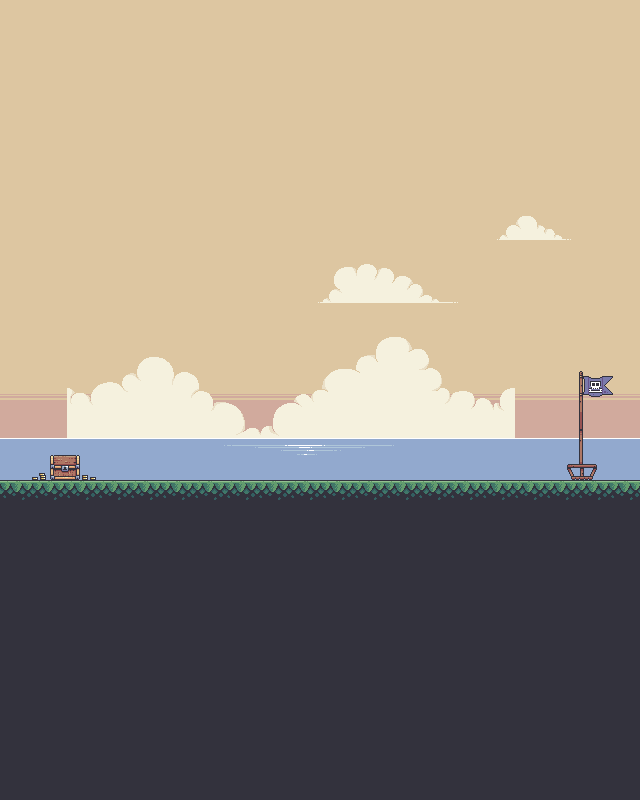

Rendered tile map (Tiled .tmx) drawn with the repository's tilesets; below, a short description and the full map source, tile grids included:
An orthogonal 20x25 tile map with 32x32 px tiles, 7 tile layers (background, ground, beach, water-reflect, ...), 6 tilesets, 3 image layers.

<map version="1.10" tiledversion="1.10.2" orientation="orthogonal" renderorder="right-down" width="20" height="25" tilewidth="32" tileheight="32" infinite="0" nextlayerid="17" nextobjectid="1">
 <editorsettings>
  <export target="map-00.json" format="json" />
 </editorsettings>
 <tileset firstgid="1" name="additional-sky" tilewidth="32" tileheight="32" tilecount="1" columns="1">
  <image source="../environments/maps/Treasure Hunters/Palm Tree Island/Sprites/Background/Additional Sky.png" width="32" height="32" />
 </tileset>
 <tileset firstgid="2" name="terrain-00" tilewidth="32" tileheight="32" tilecount="85" columns="17">
  <image source="../environments/maps/Treasure Hunters/Palm Tree Island/Sprites/Terrain/Terrain (32x32).png" width="544" height="160" />
  <wangsets>
   <wangset name="ground" type="corner" tile="-1">
    <wangcolor name="" color="#ff0000" tile="7" probability="1" />
    <wangtile tileid="0" wangid="0,0,0,1,0,0,0,0" />
    <wangtile tileid="1" wangid="0,0,0,1,0,1,0,0" />
    <wangtile tileid="2" wangid="0,0,0,0,0,1,0,0" />
    <wangtile tileid="6" wangid="0,1,0,0,0,1,0,1" />
    <wangtile tileid="7" wangid="0,1,0,1,0,0,0,1" />
    <wangtile tileid="17" wangid="0,1,0,1,0,0,0,0" />
    <wangtile tileid="18" wangid="0,1,0,1,0,1,0,1" />
    <wangtile tileid="19" wangid="0,0,0,0,0,1,0,1" />
    <wangtile tileid="23" wangid="0,0,0,1,0,1,0,1" />
    <wangtile tileid="24" wangid="0,1,0,1,0,1,0,0" />
    <wangtile tileid="34" wangid="0,1,0,0,0,0,0,0" />
    <wangtile tileid="35" wangid="0,1,0,0,0,0,0,1" />
    <wangtile tileid="36" wangid="0,0,0,0,0,0,0,1" />
    <wangtile tileid="57" wangid="0,1,0,0,0,0,0,0" />
    <wangtile tileid="58" wangid="0,0,0,0,0,0,0,1" />
    <wangtile tileid="74" wangid="0,0,0,1,0,0,0,0" />
    <wangtile tileid="75" wangid="0,0,0,0,0,1,0,0" />
   </wangset>
  </wangsets>
 </tileset>
 <tileset firstgid="87" name="beach" tilewidth="32" tileheight="32" tilecount="48" columns="12">
  <image source="../environments/maps/Treasure Hunters/Palm Tree Island/Sprites/Background/BG Image.png" width="384" height="128" />
 </tileset>
 <tileset firstgid="135" name="big-water-reflect" tilewidth="170" tileheight="10" tilecount="4" columns="0">
  <grid orientation="orthogonal" width="1" height="1" />
  <tile id="0">
   <image width="170" height="10" source="../environments/maps/Treasure Hunters/Palm Tree Island/Sprites/Background/Water Reflect Big 01.png" />
   <animation>
    <frame tileid="0" duration="100" />
    <frame tileid="1" duration="100" />
    <frame tileid="2" duration="100" />
    <frame tileid="3" duration="100" />
   </animation>
  </tile>
  <tile id="1">
   <image width="170" height="10" source="../environments/maps/Treasure Hunters/Palm Tree Island/Sprites/Background/Water Reflect Big 02.png" />
  </tile>
  <tile id="2">
   <image width="170" height="10" source="../environments/maps/Treasure Hunters/Palm Tree Island/Sprites/Background/Water Reflect Big 03.png" />
  </tile>
  <tile id="3">
   <image width="170" height="10" source="../environments/maps/Treasure Hunters/Palm Tree Island/Sprites/Background/Water Reflect Big 04.png" />
  </tile>
 </tileset>
 <tileset firstgid="139" name="cheat" tilewidth="64" tileheight="35" tilecount="20" columns="0">
  <grid orientation="orthogonal" width="1" height="1" />
  <tile id="0">
   <image width="64" height="35" source="../environments/maps/Treasure Hunters/Palm Tree Island/Sprites/Objects/Chest/Chest Close 01.png" />
   <animation>
    <frame tileid="0" duration="100" />
    <frame tileid="1" duration="100" />
    <frame tileid="2" duration="100" />
    <frame tileid="3" duration="100" />
    <frame tileid="4" duration="100" />
    <frame tileid="5" duration="100" />
    <frame tileid="6" duration="100" />
    <frame tileid="7" duration="100" />
    <frame tileid="8" duration="100" />
    <frame tileid="9" duration="100" />
    <frame tileid="10" duration="100" />
    <frame tileid="11" duration="100" />
    <frame tileid="12" duration="100" />
    <frame tileid="13" duration="100" />
    <frame tileid="14" duration="100" />
    <frame tileid="15" duration="100" />
    <frame tileid="16" duration="100" />
    <frame tileid="17" duration="100" />
    <frame tileid="18" duration="100" />
    <frame tileid="19" duration="100" />
   </animation>
  </tile>
  <tile id="1">
   <image width="64" height="35" source="../environments/maps/Treasure Hunters/Palm Tree Island/Sprites/Objects/Chest/Chest Close 02.png" />
  </tile>
  <tile id="2">
   <image width="64" height="35" source="../environments/maps/Treasure Hunters/Palm Tree Island/Sprites/Objects/Chest/Chest Close 03.png" />
  </tile>
  <tile id="3">
   <image width="64" height="35" source="../environments/maps/Treasure Hunters/Palm Tree Island/Sprites/Objects/Chest/Chest Close 04.png" />
  </tile>
  <tile id="4">
   <image width="64" height="35" source="../environments/maps/Treasure Hunters/Palm Tree Island/Sprites/Objects/Chest/Chest Close 05.png" />
  </tile>
  <tile id="5">
   <image width="64" height="35" source="../environments/maps/Treasure Hunters/Palm Tree Island/Sprites/Objects/Chest/Chest Close 06.png" />
  </tile>
  <tile id="6">
   <image width="64" height="35" source="../environments/maps/Treasure Hunters/Palm Tree Island/Sprites/Objects/Chest/Chest Close 07.png" />
  </tile>
  <tile id="7">
   <image width="64" height="35" source="../environments/maps/Treasure Hunters/Palm Tree Island/Sprites/Objects/Chest/Chest Close 08.png" />
  </tile>
  <tile id="8">
   <image width="64" height="35" source="../environments/maps/Treasure Hunters/Palm Tree Island/Sprites/Objects/Chest/Chest Close 09.png" />
  </tile>
  <tile id="9">
   <image width="64" height="35" source="../environments/maps/Treasure Hunters/Palm Tree Island/Sprites/Objects/Chest/Chest Close 10.png" />
  </tile>
  <tile id="10">
   <image width="64" height="35" source="../environments/maps/Treasure Hunters/Palm Tree Island/Sprites/Objects/Chest/Chest Open 01.png" />
  </tile>
  <tile id="11">
   <image width="64" height="35" source="../environments/maps/Treasure Hunters/Palm Tree Island/Sprites/Objects/Chest/Chest Open 02.png" />
  </tile>
  <tile id="12">
   <image width="64" height="35" source="../environments/maps/Treasure Hunters/Palm Tree Island/Sprites/Objects/Chest/Chest Open 03.png" />
  </tile>
  <tile id="13">
   <image width="64" height="35" source="../environments/maps/Treasure Hunters/Palm Tree Island/Sprites/Objects/Chest/Chest Open 04.png" />
  </tile>
  <tile id="14">
   <image width="64" height="35" source="../environments/maps/Treasure Hunters/Palm Tree Island/Sprites/Objects/Chest/Chest Open 05.png" />
  </tile>
  <tile id="15">
   <image width="64" height="35" source="../environments/maps/Treasure Hunters/Palm Tree Island/Sprites/Objects/Chest/Chest Open 06.png" />
  </tile>
  <tile id="16">
   <image width="64" height="35" source="../environments/maps/Treasure Hunters/Palm Tree Island/Sprites/Objects/Chest/Chest Open 07.png" />
  </tile>
  <tile id="17">
   <image width="64" height="35" source="../environments/maps/Treasure Hunters/Palm Tree Island/Sprites/Objects/Chest/Chest Open 08.png" />
  </tile>
  <tile id="18">
   <image width="64" height="35" source="../environments/maps/Treasure Hunters/Palm Tree Island/Sprites/Objects/Chest/Chest Open 09.png" />
  </tile>
  <tile id="19">
   <image width="64" height="35" source="../environments/maps/Treasure Hunters/Palm Tree Island/Sprites/Objects/Chest/Chest Open 10.png" />
  </tile>
 </tileset>
 <tileset firstgid="159" name="flag" tilewidth="34" tileheight="93" tilecount="10" columns="0">
  <grid orientation="orthogonal" width="1" height="1" />
  <tile id="0">
   <image width="34" height="93" source="../environments/maps/Treasure Hunters/Palm Tree Island/Sprites/Objects/Flag/Flag 01.png" />
   <animation>
    <frame tileid="0" duration="100" />
    <frame tileid="1" duration="100" />
    <frame tileid="2" duration="100" />
    <frame tileid="3" duration="100" />
    <frame tileid="4" duration="100" />
    <frame tileid="5" duration="100" />
    <frame tileid="6" duration="100" />
    <frame tileid="7" duration="100" />
    <frame tileid="8" duration="100" />
   </animation>
  </tile>
  <tile id="1">
   <image width="34" height="93" source="../environments/maps/Treasure Hunters/Palm Tree Island/Sprites/Objects/Flag/Flag 02.png" />
  </tile>
  <tile id="2">
   <image width="34" height="93" source="../environments/maps/Treasure Hunters/Palm Tree Island/Sprites/Objects/Flag/Flag 03.png" />
  </tile>
  <tile id="3">
   <image width="34" height="93" source="../environments/maps/Treasure Hunters/Palm Tree Island/Sprites/Objects/Flag/Flag 04.png" />
  </tile>
  <tile id="4">
   <image width="34" height="93" source="../environments/maps/Treasure Hunters/Palm Tree Island/Sprites/Objects/Flag/Flag 05.png" />
  </tile>
  <tile id="5">
   <image width="34" height="93" source="../environments/maps/Treasure Hunters/Palm Tree Island/Sprites/Objects/Flag/Flag 06.png" />
  </tile>
  <tile id="6">
   <image width="34" height="93" source="../environments/maps/Treasure Hunters/Palm Tree Island/Sprites/Objects/Flag/Flag 07.png" />
  </tile>
  <tile id="7">
   <image width="34" height="93" source="../environments/maps/Treasure Hunters/Palm Tree Island/Sprites/Objects/Flag/Flag 08.png" />
  </tile>
  <tile id="8">
   <image width="34" height="93" source="../environments/maps/Treasure Hunters/Palm Tree Island/Sprites/Objects/Flag/Flag 09.png" />
  </tile>
  <tile id="9">
   <image width="30" height="16" source="../environments/maps/Treasure Hunters/Palm Tree Island/Sprites/Objects/Flag/Platform.png" />
  </tile>
 </tileset>
 <layer id="2" name="background" width="20" height="25">
  <data encoding="csv">
1,1,1,1,1,1,1,1,1,1,1,1,1,1,1,1,1,1,1,1,
1,1,1,1,1,1,1,1,1,1,1,1,1,1,1,1,1,1,1,1,
1,1,1,1,1,1,1,1,1,1,1,1,1,1,1,1,1,1,1,1,
1,1,1,1,1,1,1,1,1,1,1,1,1,1,1,1,1,1,1,1,
1,1,1,1,1,1,1,1,1,1,1,1,1,1,1,1,1,1,1,1,
1,1,1,1,1,1,1,1,1,1,1,1,1,1,1,1,1,1,1,1,
1,1,1,1,1,1,1,1,1,1,1,1,1,1,1,1,1,1,1,1,
1,1,1,1,1,1,1,1,1,1,1,1,1,1,1,1,1,1,1,1,
1,1,1,1,1,1,1,1,1,1,1,1,1,1,1,1,1,1,1,1,
1,1,1,1,1,1,1,1,1,1,1,1,1,1,1,1,1,1,1,1,
1,1,1,1,1,1,1,1,1,1,1,1,1,1,1,1,1,1,1,1,
1,1,1,1,1,1,1,1,1,1,1,1,1,1,1,1,1,1,1,1,
1,1,1,1,1,1,1,1,1,1,1,1,1,1,1,1,1,1,1,1,
1,1,1,1,1,1,1,1,1,1,1,1,1,1,1,1,1,1,1,1,
1,1,1,1,1,1,1,1,1,1,1,1,1,1,1,1,1,1,1,1,
1,1,1,1,1,1,1,1,1,1,1,1,1,1,1,1,1,1,1,1,
1,1,1,1,1,1,1,1,1,1,1,1,1,1,1,1,1,1,1,1,
1,1,1,1,1,1,1,1,1,1,1,1,1,1,1,1,1,1,1,1,
1,1,1,1,1,1,1,1,1,1,1,1,1,1,1,1,1,1,1,1,
1,1,1,1,1,1,1,1,1,1,1,1,1,1,1,1,1,1,1,1,
1,1,1,1,1,1,1,1,1,1,1,1,1,1,1,1,1,1,1,1,
1,1,1,1,1,1,1,1,1,1,1,1,1,1,1,1,1,1,1,1,
1,1,1,1,1,1,1,1,1,1,1,1,1,1,1,1,1,1,1,1,
1,1,1,1,1,1,1,1,1,1,1,1,1,1,1,1,1,1,1,1,
1,1,1,1,1,1,1,1,1,1,1,1,1,1,1,1,1,1,1,1
</data>
 </layer>
 <layer id="3" name="ground" width="20" height="25">
  <data encoding="csv">
0,0,0,0,0,0,0,0,0,0,0,0,0,0,0,0,0,0,0,0,
0,0,0,0,0,0,0,0,0,0,0,0,0,0,0,0,0,0,0,0,
0,0,0,0,0,0,0,0,0,0,0,0,0,0,0,0,0,0,0,0,
0,0,0,0,0,0,0,0,0,0,0,0,0,0,0,0,0,0,0,0,
0,0,0,0,0,0,0,0,0,0,0,0,0,0,0,0,0,0,0,0,
0,0,0,0,0,0,0,0,0,0,0,0,0,0,0,0,0,0,0,0,
0,0,0,0,0,0,0,0,0,0,0,0,0,0,0,0,0,0,0,0,
0,0,0,0,0,0,0,0,0,0,0,0,0,0,0,0,0,0,0,0,
0,0,0,0,0,0,0,0,0,0,0,0,0,0,0,0,0,0,0,0,
0,0,0,0,0,0,0,0,0,0,0,0,0,0,0,0,0,0,0,0,
0,0,0,0,0,0,0,0,0,0,0,0,0,0,0,0,0,0,0,0,
0,0,0,0,0,0,0,0,0,0,0,0,0,0,0,0,0,0,0,0,
0,0,0,0,0,0,0,0,0,0,0,0,0,0,0,0,0,0,0,0,
0,0,0,0,0,0,0,0,0,0,0,0,0,0,0,0,0,0,0,0,
0,0,0,0,0,0,0,0,0,0,0,0,0,0,0,0,0,0,0,0,
3,3,3,3,3,3,3,3,3,3,3,3,3,3,3,3,3,3,3,3,
20,20,20,20,20,20,20,20,20,20,20,20,20,20,20,20,20,20,20,20,
20,20,20,20,20,20,20,20,20,20,20,20,20,20,20,20,20,20,20,20,
20,20,20,20,20,20,20,20,20,20,20,20,20,20,20,20,20,20,20,20,
20,20,20,20,20,20,20,20,20,20,20,20,20,20,20,20,20,20,20,20,
20,20,20,20,20,20,20,20,20,20,20,20,20,20,20,20,20,20,20,20,
20,20,20,20,20,20,20,20,20,20,20,20,20,20,20,20,20,20,20,20,
20,20,20,20,20,20,20,20,20,20,20,20,20,20,20,20,20,20,20,20,
20,20,20,20,20,20,20,20,20,20,20,20,20,20,20,20,20,20,20,20,
20,20,20,20,20,20,20,20,20,20,20,20,20,20,20,20,20,20,20,20
</data>
 </layer>
 <layer id="6" name="beach" width="20" height="25">
  <data encoding="csv">
0,0,0,0,0,0,0,0,0,0,0,0,0,0,0,0,0,0,0,0,
0,0,0,0,0,0,0,0,0,0,0,0,0,0,0,0,0,0,0,0,
0,0,0,0,0,0,0,0,0,0,0,0,0,0,0,0,0,0,0,0,
0,0,0,0,0,0,0,0,0,0,0,0,0,0,0,0,0,0,0,0,
0,0,0,0,0,0,0,0,0,0,0,0,0,0,0,0,0,0,0,0,
0,0,0,0,0,0,0,0,0,0,0,0,0,0,0,0,0,0,0,0,
0,0,0,0,0,0,0,0,0,0,0,0,0,0,0,0,0,0,0,0,
0,0,0,0,0,0,0,0,0,0,0,0,0,0,0,0,0,0,0,0,
0,0,0,0,0,0,0,0,0,0,0,0,0,0,0,0,0,0,0,0,
0,0,0,0,0,0,0,0,0,0,0,0,0,0,0,0,0,0,0,0,
0,0,0,0,0,0,0,0,0,0,0,0,0,0,0,0,0,0,0,0,
87,88,89,90,91,92,93,94,95,96,87,88,89,90,91,92,93,94,95,96,
99,100,101,102,103,104,105,106,107,108,99,100,101,102,103,104,105,106,107,108,
111,112,113,114,115,116,117,118,119,120,111,112,113,114,115,116,117,118,119,120,
123,124,125,126,127,128,129,130,131,132,123,124,125,126,127,128,129,130,131,132,
0,0,0,0,0,0,0,0,0,0,0,0,0,0,0,0,0,0,0,0,
0,0,0,0,0,0,0,0,0,0,0,0,0,0,0,0,0,0,0,0,
0,0,0,0,0,0,0,0,0,0,0,0,0,0,0,0,0,0,0,0,
0,0,0,0,0,0,0,0,0,0,0,0,0,0,0,0,0,0,0,0,
0,0,0,0,0,0,0,0,0,0,0,0,0,0,0,0,0,0,0,0,
0,0,0,0,0,0,0,0,0,0,0,0,0,0,0,0,0,0,0,0,
0,0,0,0,0,0,0,0,0,0,0,0,0,0,0,0,0,0,0,0,
0,0,0,0,0,0,0,0,0,0,0,0,0,0,0,0,0,0,0,0,
0,0,0,0,0,0,0,0,0,0,0,0,0,0,0,0,0,0,0,0,
0,0,0,0,0,0,0,0,0,0,0,0,0,0,0,0,0,0,0,0
</data>
 </layer>
 <group id="11" name="sky">
  <imagelayer id="5" name="sky" offsetx="67.8081" offsety="337.101" repeatx="1">
   <image source="../environments/maps/Treasure Hunters/Palm Tree Island/Sprites/Background/Big Clouds.png" width="448" height="101" />
  </imagelayer>
  <imagelayer id="9" name="small-sky" offsetx="318.667" offsety="264">
   <image source="../environments/maps/Treasure Hunters/Palm Tree Island/Sprites/Background/Small Cloud 3.png" width="140" height="39" />
  </imagelayer>
  <imagelayer id="10" name="medium-sky" offsetx="497.333" offsety="216">
   <image source="../environments/maps/Treasure Hunters/Palm Tree Island/Sprites/Background/Small Cloud 1.png" width="74" height="24" />
  </imagelayer>
 </group>
 <layer id="12" name="water-reflect" width="20" height="25" offsetx="0" offsety="7">
  <data encoding="csv">
0,0,0,0,0,0,0,0,0,0,0,0,0,0,0,0,0,0,0,0,
0,0,0,0,0,0,0,0,0,0,0,0,0,0,0,0,0,0,0,0,
0,0,0,0,0,0,0,0,0,0,0,0,0,0,0,0,0,0,0,0,
0,0,0,0,0,0,0,0,0,0,0,0,0,0,0,0,0,0,0,0,
0,0,0,0,0,0,0,0,0,0,0,0,0,0,0,0,0,0,0,0,
0,0,0,0,0,0,0,0,0,0,0,0,0,0,0,0,0,0,0,0,
0,0,0,0,0,0,0,0,0,0,0,0,0,0,0,0,0,0,0,0,
0,0,0,0,0,0,0,0,0,0,0,0,0,0,0,0,0,0,0,0,
0,0,0,0,0,0,0,0,0,0,0,0,0,0,0,0,0,0,0,0,
0,0,0,0,0,0,0,0,0,0,0,0,0,0,0,0,0,0,0,0,
0,0,0,0,0,0,0,0,0,0,0,0,0,0,0,0,0,0,0,0,
0,0,0,0,0,0,0,0,0,0,0,0,0,0,0,0,0,0,0,0,
0,0,0,0,0,0,0,0,0,0,0,0,0,0,0,0,0,0,0,0,
0,0,0,0,0,0,0,135,0,0,0,0,0,0,0,0,0,0,0,0,
0,0,0,0,0,0,0,0,0,0,0,0,0,0,0,0,0,0,0,0,
0,0,0,0,0,0,0,0,0,0,0,0,0,0,0,0,0,0,0,0,
0,0,0,0,0,0,0,0,0,0,0,0,0,0,0,0,0,0,0,0,
0,0,0,0,0,0,0,0,0,0,0,0,0,0,0,0,0,0,0,0,
0,0,0,0,0,0,0,0,0,0,0,0,0,0,0,0,0,0,0,0,
0,0,0,0,0,0,0,0,0,0,0,0,0,0,0,0,0,0,0,0,
0,0,0,0,0,0,0,0,0,0,0,0,0,0,0,0,0,0,0,0,
0,0,0,0,0,0,0,0,0,0,0,0,0,0,0,0,0,0,0,0,
0,0,0,0,0,0,0,0,0,0,0,0,0,0,0,0,0,0,0,0,
0,0,0,0,0,0,0,0,0,0,0,0,0,0,0,0,0,0,0,0,
0,0,0,0,0,0,0,0,0,0,0,0,0,0,0,0,0,0,0,0
</data>
 </layer>
 <layer id="13" name="cheat" width="20" height="25">
  <data encoding="csv">
0,0,0,0,0,0,0,0,0,0,0,0,0,0,0,0,0,0,0,0,
0,0,0,0,0,0,0,0,0,0,0,0,0,0,0,0,0,0,0,0,
0,0,0,0,0,0,0,0,0,0,0,0,0,0,0,0,0,0,0,0,
0,0,0,0,0,0,0,0,0,0,0,0,0,0,0,0,0,0,0,0,
0,0,0,0,0,0,0,0,0,0,0,0,0,0,0,0,0,0,0,0,
0,0,0,0,0,0,0,0,0,0,0,0,0,0,0,0,0,0,0,0,
0,0,0,0,0,0,0,0,0,0,0,0,0,0,0,0,0,0,0,0,
0,0,0,0,0,0,0,0,0,0,0,0,0,0,0,0,0,0,0,0,
0,0,0,0,0,0,0,0,0,0,0,0,0,0,0,0,0,0,0,0,
0,0,0,0,0,0,0,0,0,0,0,0,0,0,0,0,0,0,0,0,
0,0,0,0,0,0,0,0,0,0,0,0,0,0,0,0,0,0,0,0,
0,0,0,0,0,0,0,0,0,0,0,0,0,0,0,0,0,0,0,0,
0,0,0,0,0,0,0,0,0,0,0,0,0,0,0,0,0,0,0,0,
0,0,0,0,0,0,0,0,0,0,0,0,0,0,0,0,0,0,0,0,
0,139,0,0,0,0,0,0,0,0,0,0,0,0,0,0,0,0,0,0,
0,0,0,0,0,0,0,0,0,0,0,0,0,0,0,0,0,0,0,0,
0,0,0,0,0,0,0,0,0,0,0,0,0,0,0,0,0,0,0,0,
0,0,0,0,0,0,0,0,0,0,0,0,0,0,0,0,0,0,0,0,
0,0,0,0,0,0,0,0,0,0,0,0,0,0,0,0,0,0,0,0,
0,0,0,0,0,0,0,0,0,0,0,0,0,0,0,0,0,0,0,0,
0,0,0,0,0,0,0,0,0,0,0,0,0,0,0,0,0,0,0,0,
0,0,0,0,0,0,0,0,0,0,0,0,0,0,0,0,0,0,0,0,
0,0,0,0,0,0,0,0,0,0,0,0,0,0,0,0,0,0,0,0,
0,0,0,0,0,0,0,0,0,0,0,0,0,0,0,0,0,0,0,0,
0,0,0,0,0,0,0,0,0,0,0,0,0,0,0,0,0,0,0,0
</data>
 </layer>
 <group id="16" name="flag" offsetx="-9.5" offsety="0.5">
  <layer id="14" name="flag" width="20" height="25" offsetx="13" offsety="16">
   <data encoding="csv">
0,0,0,0,0,0,0,0,0,0,0,0,0,0,0,0,0,0,0,0,
0,0,0,0,0,0,0,0,0,0,0,0,0,0,0,0,0,0,0,0,
0,0,0,0,0,0,0,0,0,0,0,0,0,0,0,0,0,0,0,0,
0,0,0,0,0,0,0,0,0,0,0,0,0,0,0,0,0,0,0,0,
0,0,0,0,0,0,0,0,0,0,0,0,0,0,0,0,0,0,0,0,
0,0,0,0,0,0,0,0,0,0,0,0,0,0,0,0,0,0,0,0,
0,0,0,0,0,0,0,0,0,0,0,0,0,0,0,0,0,0,0,0,
0,0,0,0,0,0,0,0,0,0,0,0,0,0,0,0,0,0,0,0,
0,0,0,0,0,0,0,0,0,0,0,0,0,0,0,0,0,0,0,0,
0,0,0,0,0,0,0,0,0,0,0,0,0,0,0,0,0,0,0,0,
0,0,0,0,0,0,0,0,0,0,0,0,0,0,0,0,0,0,0,0,
0,0,0,0,0,0,0,0,0,0,0,0,0,0,0,0,0,0,0,0,
0,0,0,0,0,0,0,0,0,0,0,0,0,0,0,0,0,0,0,0,
0,0,0,0,0,0,0,0,0,0,0,0,0,0,0,0,0,0,159,0,
0,0,0,0,0,0,0,0,0,0,0,0,0,0,0,0,0,0,0,0,
0,0,0,0,0,0,0,0,0,0,0,0,0,0,0,0,0,0,0,0,
0,0,0,0,0,0,0,0,0,0,0,0,0,0,0,0,0,0,0,0,
0,0,0,0,0,0,0,0,0,0,0,0,0,0,0,0,0,0,0,0,
0,0,0,0,0,0,0,0,0,0,0,0,0,0,0,0,0,0,0,0,
0,0,0,0,0,0,0,0,0,0,0,0,0,0,0,0,0,0,0,0,
0,0,0,0,0,0,0,0,0,0,0,0,0,0,0,0,0,0,0,0,
0,0,0,0,0,0,0,0,0,0,0,0,0,0,0,0,0,0,0,0,
0,0,0,0,0,0,0,0,0,0,0,0,0,0,0,0,0,0,0,0,
0,0,0,0,0,0,0,0,0,0,0,0,0,0,0,0,0,0,0,0,
0,0,0,0,0,0,0,0,0,0,0,0,0,0,0,0,0,0,0,0
</data>
  </layer>
  <layer id="15" name="sup-flag" width="20" height="25">
   <data encoding="csv">
0,0,0,0,0,0,0,0,0,0,0,0,0,0,0,0,0,0,0,0,
0,0,0,0,0,0,0,0,0,0,0,0,0,0,0,0,0,0,0,0,
0,0,0,0,0,0,0,0,0,0,0,0,0,0,0,0,0,0,0,0,
0,0,0,0,0,0,0,0,0,0,0,0,0,0,0,0,0,0,0,0,
0,0,0,0,0,0,0,0,0,0,0,0,0,0,0,0,0,0,0,0,
0,0,0,0,0,0,0,0,0,0,0,0,0,0,0,0,0,0,0,0,
0,0,0,0,0,0,0,0,0,0,0,0,0,0,0,0,0,0,0,0,
0,0,0,0,0,0,0,0,0,0,0,0,0,0,0,0,0,0,0,0,
0,0,0,0,0,0,0,0,0,0,0,0,0,0,0,0,0,0,0,0,
0,0,0,0,0,0,0,0,0,0,0,0,0,0,0,0,0,0,0,0,
0,0,0,0,0,0,0,0,0,0,0,0,0,0,0,0,0,0,0,0,
0,0,0,0,0,0,0,0,0,0,0,0,0,0,0,0,0,0,0,0,
0,0,0,0,0,0,0,0,0,0,0,0,0,0,0,0,0,0,0,0,
0,0,0,0,0,0,0,0,0,0,0,0,0,0,0,0,0,0,0,0,
0,0,0,0,0,0,0,0,0,0,0,0,0,0,0,0,0,0,168,0,
0,0,0,0,0,0,0,0,0,0,0,0,0,0,0,0,0,0,0,0,
0,0,0,0,0,0,0,0,0,0,0,0,0,0,0,0,0,0,0,0,
0,0,0,0,0,0,0,0,0,0,0,0,0,0,0,0,0,0,0,0,
0,0,0,0,0,0,0,0,0,0,0,0,0,0,0,0,0,0,0,0,
0,0,0,0,0,0,0,0,0,0,0,0,0,0,0,0,0,0,0,0,
0,0,0,0,0,0,0,0,0,0,0,0,0,0,0,0,0,0,0,0,
0,0,0,0,0,0,0,0,0,0,0,0,0,0,0,0,0,0,0,0,
0,0,0,0,0,0,0,0,0,0,0,0,0,0,0,0,0,0,0,0,
0,0,0,0,0,0,0,0,0,0,0,0,0,0,0,0,0,0,0,0,
0,0,0,0,0,0,0,0,0,0,0,0,0,0,0,0,0,0,0,0
</data>
  </layer>
 </group>
</map>
